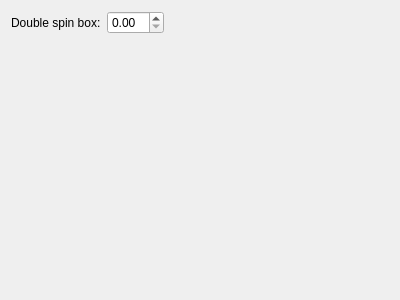
<?xml version="1.0" encoding="UTF-8"?>
<ui version="4.0">
 <class>RtFwdWidgetGui</class>
 <widget class="QWidget" name="RtFwdWidgetGui">
  <property name="geometry">
   <rect>
    <x>0</x>
    <y>0</y>
    <width>400</width>
    <height>300</height>
   </rect>
  </property>
  <property name="windowTitle">
   <string>Form</string>
  </property>
  <layout class="QGridLayout" name="gridLayout_2">
   <item row="1" column="0">
    <spacer name="verticalSpacer">
     <property name="orientation">
      <enum>Qt::Vertical</enum>
     </property>
     <property name="sizeHint" stdset="0">
      <size>
       <width>20</width>
       <height>40</height>
      </size>
     </property>
    </spacer>
   </item>
   <item row="0" column="0">
    <layout class="QGridLayout" name="gridLayout">
     <item row="0" column="0">
      <widget class="QLabel" name="label">
       <property name="text">
        <string>Double spin box:</string>
       </property>
      </widget>
     </item>
     <item row="0" column="1">
      <widget class="QDoubleSpinBox" name="m_pDoubleSpinBox_dummy"/>
     </item>
    </layout>
   </item>
   <item row="0" column="1">
    <spacer name="horizontalSpacer">
     <property name="orientation">
      <enum>Qt::Horizontal</enum>
     </property>
     <property name="sizeHint" stdset="0">
      <size>
       <width>40</width>
       <height>20</height>
      </size>
     </property>
    </spacer>
   </item>
  </layout>
 </widget>
 <resources/>
 <connections/>
</ui>
